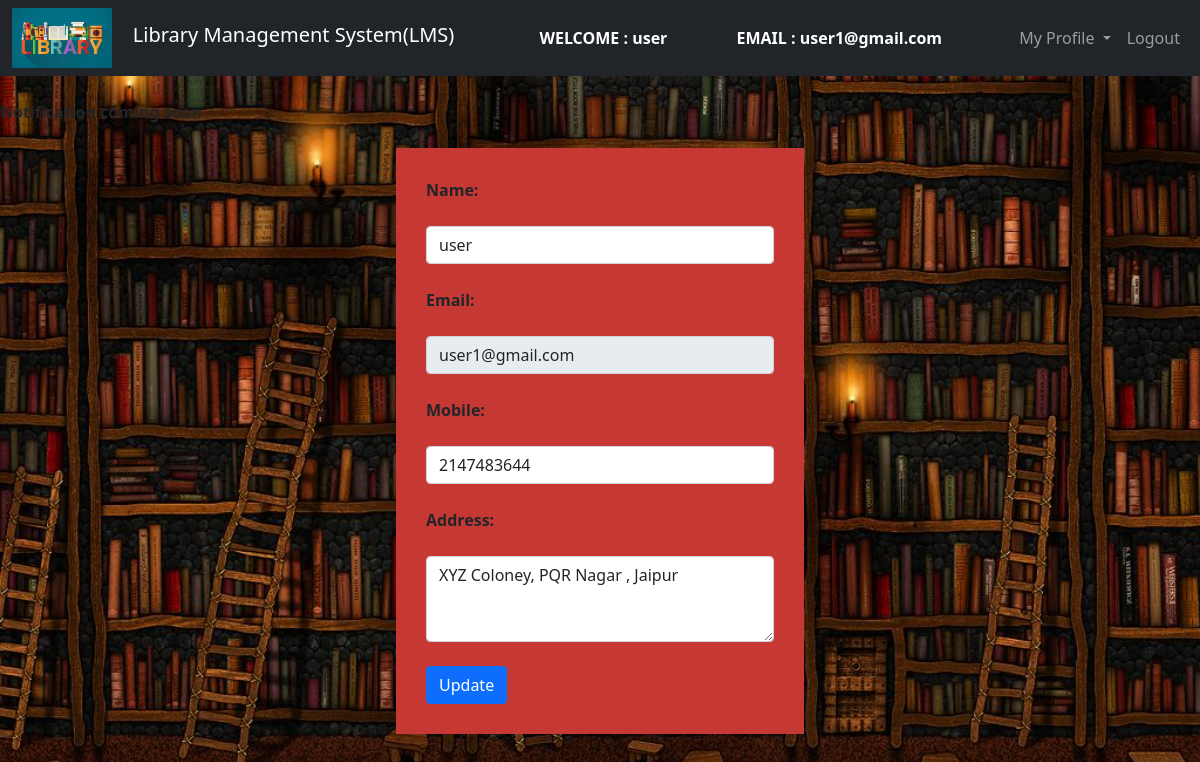
Screenshot of /User/edit_profile.php (signed in) with the database file from the repository.
### tables this page shows
CREATE TABLE `users` (
  `id` int(11) NOT NULL,
  `name` varchar(50) NOT NULL,
  `email` varchar(100) NOT NULL,
  `password` varchar(100) NOT NULL,
  `mobile` int(10) NOT NULL,
  `address` varchar(250) NOT NULL
);

### User/edit_profile.php (the view, shortened to what this page needs)
<?php
$connection = mysqli_connect("localhost", "root", "");
$name = "";
$email = "";
$mobile = "";
$address = "";
$query = "select * from users where id = '$_SESSION[id]'";
$query_run = mysqli_query($connection, $query);
while ($row = mysqli_fetch_assoc($query_run)) {
    $name = $row['name'];
    $email = $row['email'];
    $mobile = $row['mobile'];
    $address = $row['address'];
}
?>
<!DOCTYPE html>
<html>
<head>
    <link href="https://cdn.jsdelivr.net/npm/bootstrap@5.0.0-beta2/dist/css/bootstrap.min.css" rel="stylesheet">
</head>
<body>
    <nav class="navbar navbar-expand-lg navbar-dark bg-dark">
        <div class="container-fluid">
            <div class="navbar-header">
                <img src="./images/abc1.jpeg" width="100" height="60"> &nbsp &nbsp
                <a class="navbar-brand" href="user_dashboard.php">Library Management System(LMS)</a>
            </div>
            <font style="color: white">
                <span>
                    <strong>
                        WELCOME : <?php echo $_SESSION['name']; ?></strong>
                </span>
            </font>
            <font style="color: white">
                <span>
                    <strong>
                        EMAIL : <?php echo $_SESSION['email']; ?></strong>
                </span>
            </font>
            <ul class="nav navbar-nav navbar-right">
                <li class="nav-item dropdown">
                    <a class="nav-link dropdown-toggle" data-toggle="dropdown">
                        My Profile
                    </a>
                </li>
                <li class="nav-item"><a class="nav-link" href="../logout.php">
                        Logout
                    </a></li>
            </ul>
        </div>
    </nav><br>
    <?php include '../header.php'; ?>
<div class="row">
    <div class="col-md-4"> </div>
    <div class="col-md-4" style="background-color: rgb(197, 56, 51); padding: 30px">
        <form action="update_profile.php" method="post">
            <div class="form-group">
                <b><label>Name:</label></b><br><br>
                <input type="text" class="form-control" value="<?php echo $name; ?>" name="name" required>
            </div><br>
            <div class="form-group">
                <b><label>Email:</label></b><br><br>
                <input type="text" class="form-control" value="<?php echo $email; ?>" name="email" disabled>
            </div><br>
            <div class="form-group">
                <b><label>Mobile:</label></b><br><br>
                <input type="text" class="form-control" value="<?php echo $mobile; ?>" name="mobile" required>
            </div><br>
            <div class="form-group">
                <b><label>Address:</label></b><br><br>
                <textarea rows="3" cols="40" name="address" class="form-control" required><?php echo $address; ?></textarea>
            </div>
            <br>
            <button type="submit" name="update" class="btn btn-primary">Update</button>
        </form>
    </div>
</div>
</body>
</html>

### User/edit_profile.php (style rules this page uses)
body { background-image: url("./images/final3.jpg"); background-repeat: no-repeat; background-size: cover; background-color: #cccccc; }

### rows the page displays
users: name "user", email "user1@gmail.com", mobile "2147483644", address "XYZ Coloney, PQR Nagar , Jaipur"

### other values shown
$_SESSION['name'] "user"
$_SESSION['email'] "user1@gmail.com"
